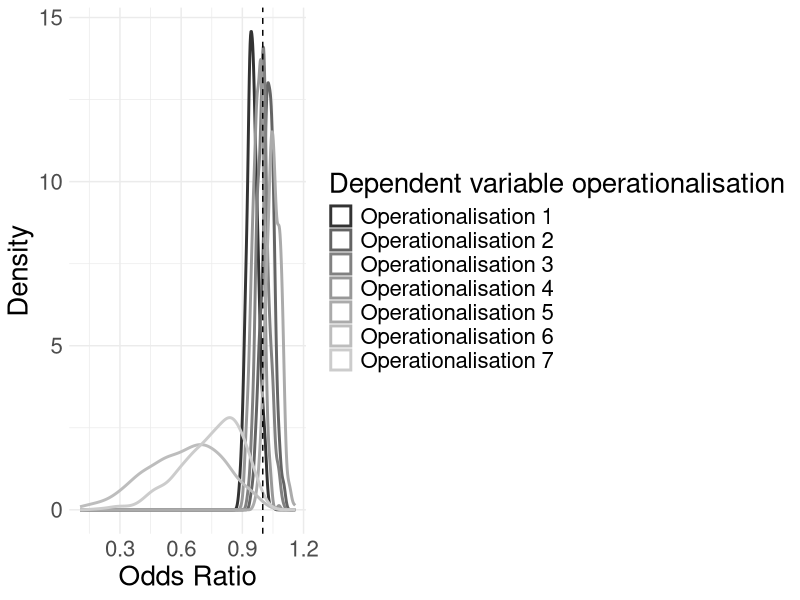

Write the R code that produced this figure.
## ---- chunk 1
library(ggplot2)

set.seed(123)

# Simulate data
n <- 400
means <- c(0.95, 1.025, 1,  0.975, 1.05)
sd    <- 0.03

# Create a data frame with simulated odds ratio per operationalisation of the outcome variable
dat <- data.frame(
  odds_ratio = unlist(
    lapply(means, function(mu) {
      # let 5 of the outcomes follow normal distributions
      exp(rnorm(n, mean = log(mu), sd = sd)) 
    })
  ),
  operationalisation = rep(
    paste0("Operationalisation ", 1:5),
    each = n
  )
)

# and the other 2 follow different beta distributions
or6 <- data.frame(odds_ratio=rbeta(n, 3,2), operationalisation = rep("Operationalisation 6", 400))

or7 <- data.frame(odds_ratio=rbeta(n, 6,2), operationalisation = rep("Operationalisation 7", 400))

# combine all datasets
dat <- rbind(dat, or6, or7)

# plot the densities of all outcome distributions to show how they differ
ggplot(dat, aes(x = odds_ratio, colour = operationalisation)) +
  geom_density(size = 1) +
  geom_vline(xintercept = 1, linetype = "dashed") + # OR = 1, no effect
  labs(
    x = "Odds Ratio",
    y = "Density",
    colour = "Dependent variable operationalisation"
  ) +
  scale_color_grey() +
  theme_minimal() + 
   theme(text = element_text(size = 20)) 
